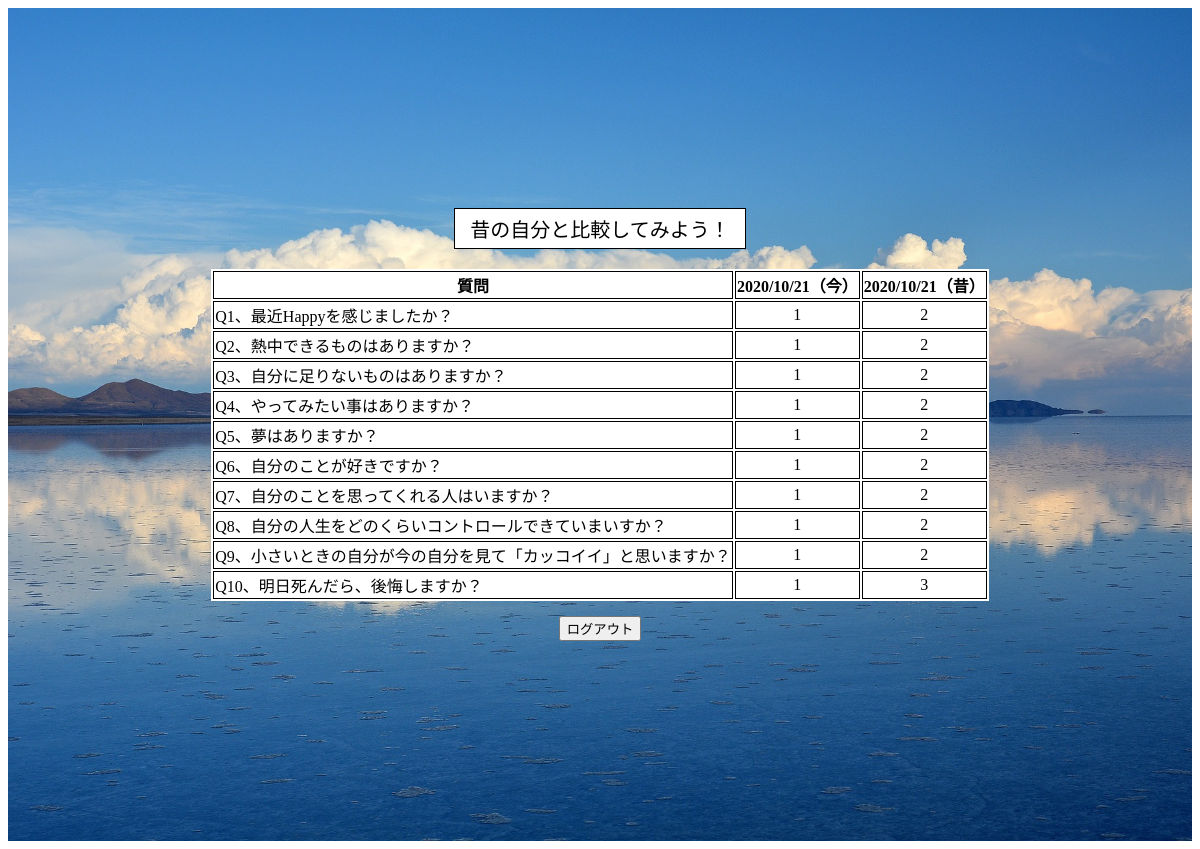
Screenshot of /dbtest (signed in) with the database file from the repository.
### tables this page shows
CREATE TABLE "question" (
	"id"	INTEGER,
	"user_id"	INTEGER,
	"question_id"	INTEGER,
	"anser"	INTEGER,
	"date"	INTEGER,
	PRIMARY KEY("id" AUTOINCREMENT)
);

### app.py (the view)
@app.route("/dbtest")
def dbtest():
    user_id=session['user_id']
    conn = sqlite3.connect("hitoiki.db")
    c = conn.cursor()
    c.execute("select anser  from question where question_id = 1 order by id  desc")
    list1 = c.fetchall()
    print(list1)
    c.execute("select anser  from question where question_id = 2 order by id desc ")
    list2 = c.fetchall()
    print(list2)
    c.execute("select anser  from question where question_id = 3 order by id desc ")
    list3 = c.fetchall()
    c.execute("select anser  from question where question_id = 4 order by id desc ")
    list4 = c.fetchall()
    c.execute("select anser  from question where question_id = 5 order by id desc ")
    list5 = c.fetchall()
    c.execute("select anser  from question where question_id = 6 order by id desc ")
    list6 = c.fetchall()
    c.execute("select anser  from question where question_id = 7 order by id desc ")
    list7 = c.fetchall()
    c.execute("select anser  from question where question_id = 8 order by id desc ")
    list8 = c.fetchall()
    c.execute("select anser  from question where question_id = 9 order by id desc ")
    list9 = c.fetchall()
    c.execute("select anser  from question where question_id = 10 order by id desc ")
    list10 = c.fetchall()
    c.execute("select date  from question where question_id = 1 AND user_id = ? order by id desc",(user_id,))
    time = c.fetchall()
    print(time)
    c.close()
    return render_template("result.html",list1=list1, list2=list2, list3=list3 ,list4=list4, list5=list5, list6=list6, list7=list7, list8=list8,list9=list9, list10=list10, time=time)

### templates/result.html
{% extends 'base.html' %}
{% block content %}
<div class="container">
    <span class="result_title">昔の自分と比較してみよう！</span>
    <form action="/result">
        <table>
            <tr>
                <th>質問</th>
                <th>{{time[0][0]}}（今）</th>
                <th>{{time[1][0]}}（昔）</th>
            </tr>
            <tr>
                <td class="result_q">Q1、最近Happyを感じましたか？</td>
                <td>{{list1[0][0]}}</td>
                <td>{{list1[1][0]}}</td>
            </tr>
            <tr>
                <td class="result_q">Q2、熱中できるものはありますか？</td>
                <td>{{list2[0][0]}}</td>
                <td>{{list2[1][0]}}</td>
            </tr>
            <tr>
                <td class="result_q">Q3、自分に足りないものはありますか？</td>
                <td>{{list3[0][0]}}</td>
                <td>{{list3[1][0]}}</td>
            </tr>
            <tr>
                <td class="result_q">Q4、やってみたい事はありますか？</td>
                <td>{{list4[0][0]}}</td>
                <td>{{list4[1][0]}}</td>
            </tr>
            <tr>
                <td class="result_q">Q5、夢はありますか？</td>
                <td>{{list5[0][0]}}</td>
                <td>{{list5[1][0]}}</td>
            </tr>
            <tr>
                <td class="result_q">Q6、自分のことが好きですか？</td>
                <td>{{list6[0][0]}}</td>
                <td>{{list6[1][0]}}</td>
            </tr>
            <tr>
                <td class="result_q">Q7、自分のことを思ってくれる人はいますか？</td>
                <td>{{list7[0][0]}}</td>
                <td>{{list7[1][0]}}</td>
            </tr>
            <tr>
                <td class="result_q">Q8、自分の人生をどのくらいコントロールできていまいすか？</td>
                <td>{{list8[0][0]}}</td>
                <td>{{list8[1][0]}}</td>
            </tr>
            <tr>
                <td class="result_q">Q9、小さいときの自分が今の自分を見て「カッコイイ」と思いますか？</td>
                <td>{{list9[0][0]}}</td>
                <td>{{list9[1][0]}}</td>
            </tr>
            <tr>
                <td class="result_q">Q10、明日死んだら、後悔しますか？</td>
                <td>{{list10[0][0]}}</td>
                <td>{{list10[1][0]}}</td>
            </tr>
        </table>
    </form>
    <input type="button" class="logout_btn" value="ログアウト" onclick="location.href='/logout'">
</div>
{% endblock %}

### templates/base.html (shortened to what this page needs)
<!DOCTYPE html>
<html lang="en">
<head>
    <link rel="stylesheet" href="../static/css/style.css" media="screen and ( min-width:769px )">
    <link rel="stylesheet" href="../static/css/style_sp.css" media="screen and ( max-width:768px )">
</head>
<body>
    {% block content %}
    {% endblock %}
</body>
</html>

### static/css/style.css (style rules this page uses)
.container { padding: 200px; text-align: center; background-size: contain; background-size: cover; background-repeat: repeat-y; background-image: url("../images/bolivia-1802042_1920.jpg"); }
.login_btn,.regist_btn,.first_btn,.logout_btn { text-align: center; margin-top: 15px; }
table { margin: 0 auto; background-color: white; }
table th, table td { text-align: center; border: 1px solid black; }
.result_q { text-align: left; }
.result_title { margin-bottom: 20px; display: inline-block; background-color: white; border: 1px solid black; font-size: 20px; padding: 5px 15px; }

### static/css/style_sp.css (style rules this page uses)
.container { padding: 20px; text-align: center; background-size: cover; background-repeat: repeat-y; background-image: url("../images/bolivia-1802042_1920.jpg"); margin-top: 150px; }
.login_btn,.regist_btn,.first_btn,.logout_btn { text-align: center; margin-top: 15px; }
table { margin: 0 auto; background-color: white; }
table th, table td { text-align: center; border: 1px solid black; }
.result_q { text-align: left; }
.result_title { margin-bottom: 20px; display: inline-block; background-color: white; border: 1px solid black; font-size: 20px; padding: 5px 15px; }

### rows the page displays
question: date "2020/10/21"
question: date "2020/10/21"
question: anser "1"
question: anser "2"
question: anser "1"
question: anser "2"
question: anser "1"
question: anser "2"
question: anser "1"
question: anser "2"
question: anser "1"
question: anser "2"
question: anser "1"
question: anser "2"
question: anser "1"
question: anser "2"
question: anser "1"
question: anser "2"
question: anser "1"
question: anser "2"
question: anser "1"
question: anser "3"
